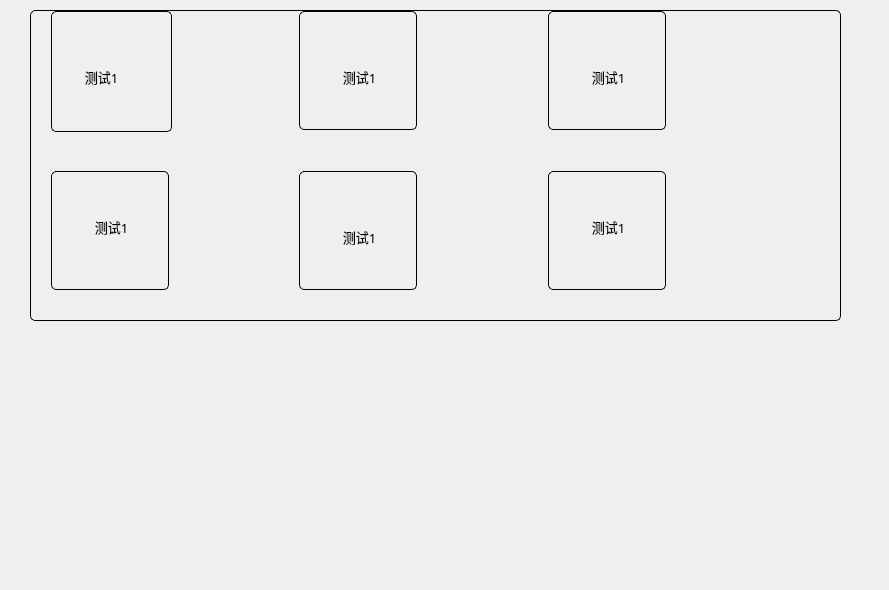
<?xml version="1.0" encoding="UTF-8"?>
<ui version="4.0">
 <class>PerOptForm</class>
 <widget class="QWidget" name="PerOptForm">
  <property name="geometry">
   <rect>
    <x>0</x>
    <y>0</y>
    <width>889</width>
    <height>590</height>
   </rect>
  </property>
  <property name="windowTitle">
   <string>Form</string>
  </property>
  <widget class="QWidget" name="widget_test" native="true">
   <property name="geometry">
    <rect>
     <x>30</x>
     <y>10</y>
     <width>811</width>
     <height>311</height>
    </rect>
   </property>
   <property name="styleSheet">
    <string notr="true">
QWidget#widget_test{ border: 1px solid; border-radius: 5px;}
QWidget#widget_test1{ border: 1px solid; border-radius: 5px;}
QWidget#widget_test2{ border: 1px solid; border-radius: 5px;}
QWidget#widget_test3{ border: 1px solid; border-radius: 5px;}
QWidget#widget_test4{ border: 1px solid; border-radius: 5px;}
QWidget#widget_test5{ border: 1px solid; border-radius: 5px;}
QWidget#widget_test6{ border: 1px solid; border-radius: 5px;}</string>
   </property>
   <widget class="QWidget" name="widget_test3" native="true">
    <property name="geometry">
     <rect>
      <x>518</x>
      <y>1</y>
      <width>118</width>
      <height>119</height>
     </rect>
    </property>
    <widget class="QLabel" name="label_9">
     <property name="geometry">
      <rect>
       <x>10</x>
       <y>10</y>
       <width>101</width>
       <height>111</height>
      </rect>
     </property>
     <property name="font">
      <font>
       <family>Agency FB</family>
       <pointsize>10</pointsize>
      </font>
     </property>
     <property name="text">
      <string>测试1</string>
     </property>
     <property name="alignment">
      <set>Qt::AlignCenter</set>
     </property>
    </widget>
    <widget class="QLabel" name="label_10">
     <property name="enabled">
      <bool>true</bool>
     </property>
     <property name="geometry">
      <rect>
       <x>80</x>
       <y>80</y>
       <width>30</width>
       <height>30</height>
      </rect>
     </property>
     <property name="styleSheet">
      <string notr="true">border-image: url(:/images/flow_ok.png);</string>
     </property>
     <property name="text">
      <string/>
     </property>
    </widget>
   </widget>
   <widget class="QWidget" name="widget_test2" native="true">
    <property name="geometry">
     <rect>
      <x>269</x>
      <y>1</y>
      <width>118</width>
      <height>119</height>
     </rect>
    </property>
    <widget class="QLabel" name="label_7">
     <property name="geometry">
      <rect>
       <x>10</x>
       <y>10</y>
       <width>101</width>
       <height>111</height>
      </rect>
     </property>
     <property name="font">
      <font>
       <family>Agency FB</family>
       <pointsize>10</pointsize>
      </font>
     </property>
     <property name="text">
      <string>测试1</string>
     </property>
     <property name="alignment">
      <set>Qt::AlignCenter</set>
     </property>
    </widget>
    <widget class="QLabel" name="label_8">
     <property name="enabled">
      <bool>true</bool>
     </property>
     <property name="geometry">
      <rect>
       <x>80</x>
       <y>80</y>
       <width>30</width>
       <height>30</height>
      </rect>
     </property>
     <property name="styleSheet">
      <string notr="true">border-image: url(:/images/flow_ok.png);</string>
     </property>
     <property name="text">
      <string/>
     </property>
    </widget>
   </widget>
   <widget class="QWidget" name="widget_test1" native="true">
    <property name="geometry">
     <rect>
      <x>21</x>
      <y>1</y>
      <width>121</width>
      <height>121</height>
     </rect>
    </property>
    <widget class="QLabel" name="label_5">
     <property name="geometry">
      <rect>
       <x>0</x>
       <y>10</y>
       <width>101</width>
       <height>111</height>
      </rect>
     </property>
     <property name="font">
      <font>
       <family>Agency FB</family>
       <pointsize>10</pointsize>
      </font>
     </property>
     <property name="text">
      <string>测试1</string>
     </property>
     <property name="alignment">
      <set>Qt::AlignCenter</set>
     </property>
    </widget>
    <widget class="QLabel" name="label_6">
     <property name="enabled">
      <bool>true</bool>
     </property>
     <property name="geometry">
      <rect>
       <x>80</x>
       <y>80</y>
       <width>30</width>
       <height>30</height>
      </rect>
     </property>
     <property name="styleSheet">
      <string notr="true">border-image: url(:/images/flow_ok.png);</string>
     </property>
     <property name="text">
      <string/>
     </property>
    </widget>
   </widget>
   <widget class="QLabel" name="arr_label1">
    <property name="geometry">
     <rect>
      <x>150</x>
      <y>10</y>
      <width>101</width>
      <height>101</height>
     </rect>
    </property>
    <property name="styleSheet">
     <string notr="true">border-image: url(:/images/flow_arr.png);</string>
    </property>
    <property name="text">
     <string/>
    </property>
   </widget>
   <widget class="QLabel" name="arr_label2">
    <property name="geometry">
     <rect>
      <x>393</x>
      <y>1</y>
      <width>91</width>
      <height>61</height>
     </rect>
    </property>
    <property name="styleSheet">
     <string notr="true">border-image: url(:/images/flow_arr.png);</string>
    </property>
    <property name="text">
     <string/>
    </property>
   </widget>
   <widget class="QLabel" name="arr_label3">
    <property name="geometry">
     <rect>
      <x>642</x>
      <y>1</y>
      <width>101</width>
      <height>91</height>
     </rect>
    </property>
    <property name="styleSheet">
     <string notr="true">border-image: url(:/images/flow_arr.png);</string>
    </property>
    <property name="text">
     <string/>
    </property>
   </widget>
   <widget class="QWidget" name="widget_test4" native="true">
    <property name="geometry">
     <rect>
      <x>21</x>
      <y>161</y>
      <width>118</width>
      <height>119</height>
     </rect>
    </property>
    <widget class="QLabel" name="label_11">
     <property name="geometry">
      <rect>
       <x>10</x>
       <y>0</y>
       <width>101</width>
       <height>111</height>
      </rect>
     </property>
     <property name="font">
      <font>
       <family>Agency FB</family>
       <pointsize>10</pointsize>
      </font>
     </property>
     <property name="text">
      <string>测试1</string>
     </property>
     <property name="alignment">
      <set>Qt::AlignCenter</set>
     </property>
    </widget>
    <widget class="QLabel" name="label_12">
     <property name="enabled">
      <bool>true</bool>
     </property>
     <property name="geometry">
      <rect>
       <x>80</x>
       <y>80</y>
       <width>30</width>
       <height>30</height>
      </rect>
     </property>
     <property name="styleSheet">
      <string notr="true">border-image: url(:/images/flow_ok.png);</string>
     </property>
     <property name="text">
      <string/>
     </property>
    </widget>
   </widget>
   <widget class="QLabel" name="arr_label6">
    <property name="geometry">
     <rect>
      <x>660</x>
      <y>190</y>
      <width>81</width>
      <height>71</height>
     </rect>
    </property>
    <property name="styleSheet">
     <string notr="true">border-image: url(:/images/flow_arr.png);</string>
    </property>
    <property name="text">
     <string/>
    </property>
   </widget>
   <widget class="QWidget" name="widget_test5" native="true">
    <property name="geometry">
     <rect>
      <x>269</x>
      <y>161</y>
      <width>118</width>
      <height>119</height>
     </rect>
    </property>
    <widget class="QLabel" name="label_14">
     <property name="geometry">
      <rect>
       <x>10</x>
       <y>10</y>
       <width>101</width>
       <height>111</height>
      </rect>
     </property>
     <property name="font">
      <font>
       <family>Agency FB</family>
       <pointsize>10</pointsize>
      </font>
     </property>
     <property name="text">
      <string>测试1</string>
     </property>
     <property name="alignment">
      <set>Qt::AlignCenter</set>
     </property>
    </widget>
    <widget class="QLabel" name="label_15">
     <property name="enabled">
      <bool>true</bool>
     </property>
     <property name="geometry">
      <rect>
       <x>80</x>
       <y>80</y>
       <width>30</width>
       <height>30</height>
      </rect>
     </property>
     <property name="styleSheet">
      <string notr="true">border-image: url(:/images/flow_ok.png);</string>
     </property>
     <property name="text">
      <string/>
     </property>
    </widget>
   </widget>
   <widget class="QWidget" name="widget_test6" native="true">
    <property name="geometry">
     <rect>
      <x>518</x>
      <y>161</y>
      <width>118</width>
      <height>119</height>
     </rect>
    </property>
    <widget class="QLabel" name="label_17">
     <property name="geometry">
      <rect>
       <x>10</x>
       <y>0</y>
       <width>101</width>
       <height>111</height>
      </rect>
     </property>
     <property name="font">
      <font>
       <family>Agency FB</family>
       <pointsize>10</pointsize>
      </font>
     </property>
     <property name="text">
      <string>测试1</string>
     </property>
     <property name="alignment">
      <set>Qt::AlignCenter</set>
     </property>
    </widget>
    <widget class="QLabel" name="label_18">
     <property name="enabled">
      <bool>true</bool>
     </property>
     <property name="geometry">
      <rect>
       <x>80</x>
       <y>80</y>
       <width>30</width>
       <height>30</height>
      </rect>
     </property>
     <property name="styleSheet">
      <string notr="true">border-image: url(:/images/flow_ok.png);</string>
     </property>
     <property name="text">
      <string/>
     </property>
    </widget>
   </widget>
   <widget class="QLabel" name="arr_label4">
    <property name="geometry">
     <rect>
      <x>140</x>
      <y>200</y>
      <width>81</width>
      <height>61</height>
     </rect>
    </property>
    <property name="styleSheet">
     <string notr="true">border-image: url(:/images/flow_arr.png);</string>
    </property>
    <property name="text">
     <string/>
    </property>
   </widget>
   <widget class="QLabel" name="arr_label5">
    <property name="geometry">
     <rect>
      <x>410</x>
      <y>170</y>
      <width>81</width>
      <height>81</height>
     </rect>
    </property>
    <property name="styleSheet">
     <string notr="true">border-image: url(:/images/flow_arr.png);</string>
    </property>
    <property name="text">
     <string/>
    </property>
   </widget>
   <zorder>widget_test3</zorder>
   <zorder>widget_test2</zorder>
   <zorder>widget_test1</zorder>
   <zorder>arr_label1</zorder>
   <zorder>arr_label2</zorder>
   <zorder>arr_label3</zorder>
   <zorder>arr_label6</zorder>
   <zorder>widget_test5</zorder>
   <zorder>widget_test6</zorder>
   <zorder>arr_label4</zorder>
   <zorder>arr_label5</zorder>
   <zorder>widget_test4</zorder>
  </widget>
 </widget>
 <resources/>
 <connections/>
</ui>
